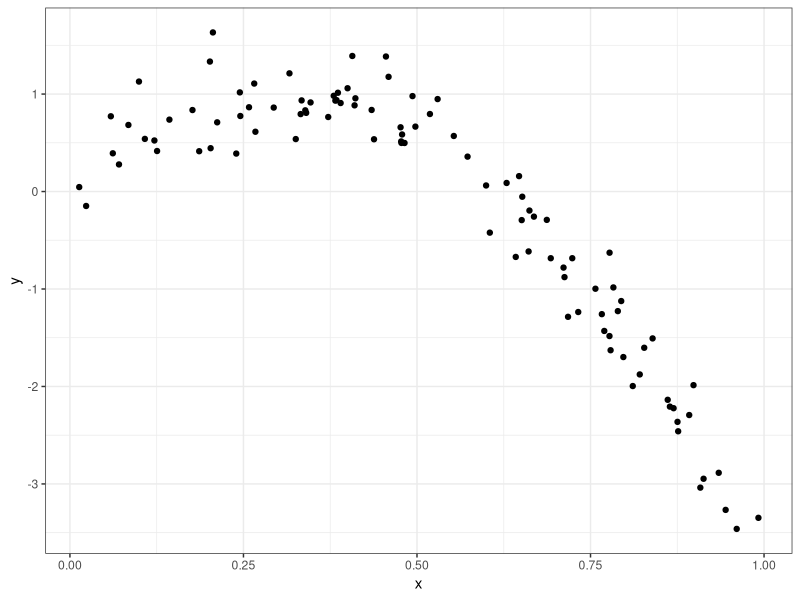
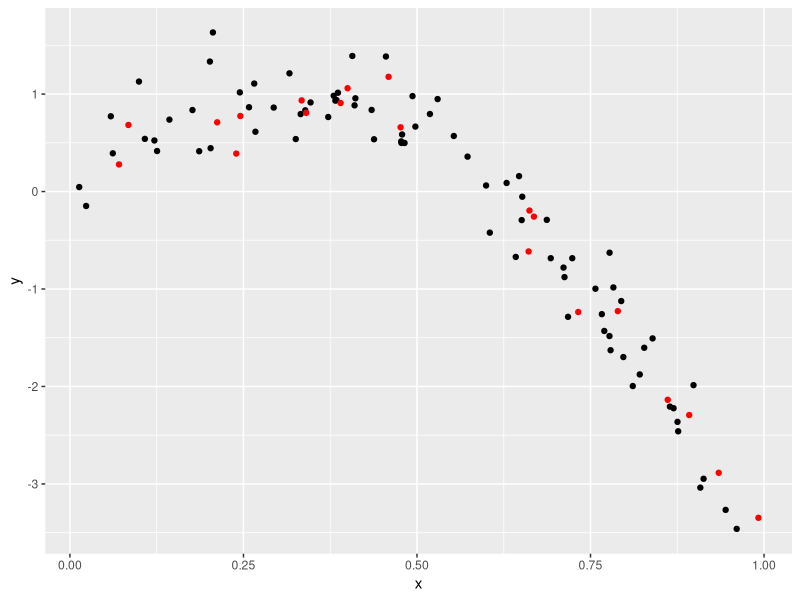
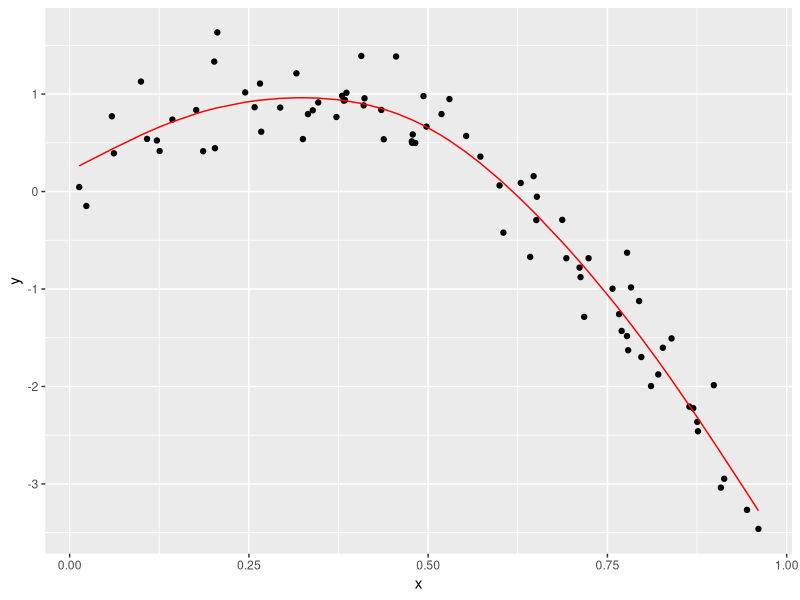
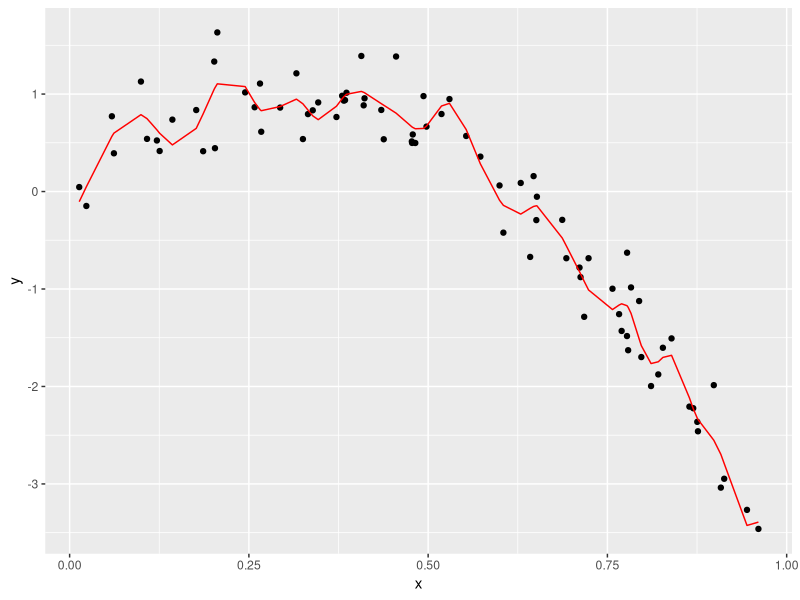
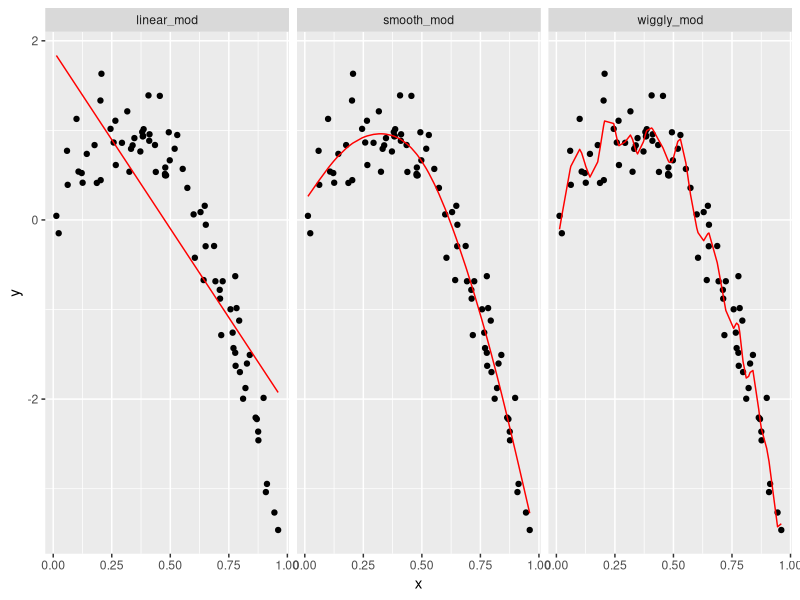
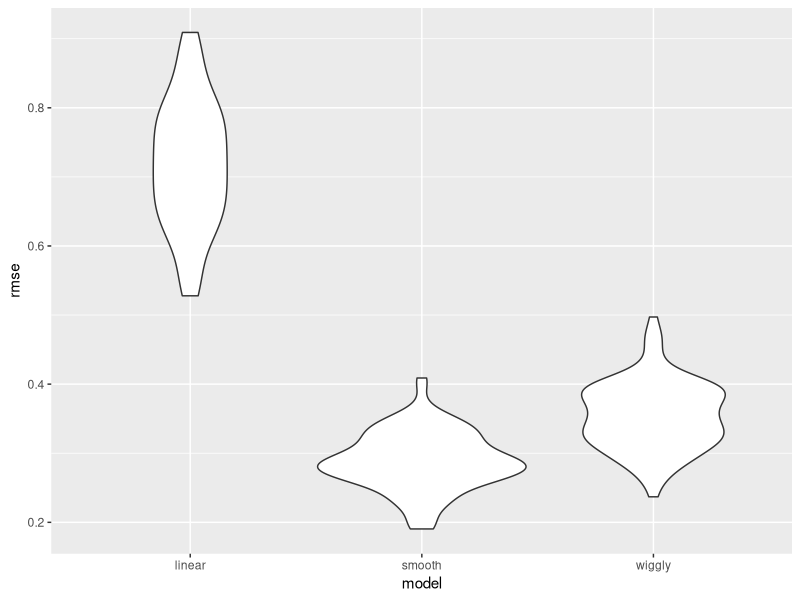

Source code (R) for these figures, in order:
## ---- chunk 1
library(tidyverse)
library(modelr)
library(mgcv)
set.seed(1)
## ---- chunk 2
nonlin_df = 
  tibble(
    id = 1:100,
    x = runif(100, 0, 1),
    y = 1 - 10 * (x - .3) ^ 2 + rnorm(100, 0, .3)
  )

nonlin_df %>% 
  ggplot(aes(x = x, y = y)) + 
  geom_point() + theme_bw()
## ---- chunk 3
train_df = sample_n(nonlin_df, 80)                   #BLACK
test_df = anti_join(nonlin_df, train_df, by = "id")  #RED

ggplot(train_df, aes(x = x, y = y)) + 
  geom_point() + 
  geom_point(data = test_df, color = "red")
## ---- chunk 4
linear_mod = lm(y ~ x, data = train_df)
smooth_mod = mgcv::gam(y ~ s(x), data = train_df)
wiggly_mod = mgcv::gam(y ~ s(x, k = 30), sp = 10e-6, data = train_df)

#plot smooth model
train_df %>% 
  add_predictions(smooth_mod) %>% 
  ggplot(aes(x = x, y = y)) + geom_point() + 
  geom_line(aes(y = pred), color = "red")

#plot wiggly model
train_df %>% 
  add_predictions(wiggly_mod) %>% 
  ggplot(aes(x = x, y = y)) + geom_point() + 
  geom_line(aes(y = pred), color = "red")
## ---- chunk 5
train_df %>% 
  gather_predictions(linear_mod, smooth_mod, wiggly_mod) %>% 
  mutate(model = fct_inorder(model)) %>% 
  ggplot(aes(x = x, y = y)) + 
  geom_point() + 
  geom_line(aes(y = pred), color = "red") + 
  facet_wrap(~model)
## ---- chunk 6
rmse(linear_mod, test_df)
rmse(smooth_mod, test_df)
rmse(wiggly_mod, test_df)
## ---- chunk 7
cv_df = 
  crossv_mc(nonlin_df, 100) 
## ---- chunk 8
cv_df %>% pull(train) %>% .[[1]] %>% as_tibble
cv_df %>% pull(test) %>% .[[1]] %>% as_tibble

cv_df =
  cv_df %>% 
  mutate(
    train = map(train, as_tibble),
    test = map(test, as_tibble))
## ---- chunk 9
cv_df = 
  cv_df %>% 
  mutate(linear_mod  = map(train, ~lm(y ~ x, data = .x)),
         smooth_mod  = map(train, ~mgcv::gam(y ~ s(x), data = .x)),
         wiggly_mod  = map(train, ~gam(y ~ s(x, k = 30), 
                                       sp = 10e-6, data = .x))) %>% 
  mutate(rmse_linear = map2_dbl(linear_mod, test, 
                                ~rmse(model = .x, data = .y)),
         rmse_smooth = map2_dbl(smooth_mod, test, 
                                ~rmse(model = .x, data = .y)),
         rmse_wiggly = map2_dbl(wiggly_mod, test, 
                                ~rmse(model = .x, data = .y)))
## ---- chunk 10
cv_df %>% 
  select(starts_with("rmse")) %>% 
  pivot_longer(
    everything(),
    names_to = "model", 
    values_to = "rmse",
    names_prefix = "rmse_") %>% 
  mutate(model = fct_inorder(model)) %>% 
  ggplot(aes(x = model, y = rmse)) + geom_violin()
